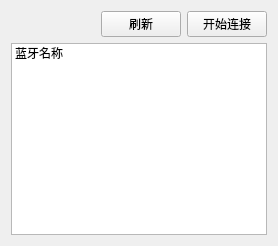
          <widget class="QWidget" name="tab_8">
           <attribute name="title">
            <string>蓝牙</string>
           </attribute>
           <layout class="QVBoxLayout" name="verticalLayout_18">
            <item>
             <layout class="QHBoxLayout" name="horizontalLayout_28">
              <item>
               <spacer name="horizontalSpacer_7">
                <property name="orientation">
                 <enum>Qt::Horizontal</enum>
                </property>
                <property name="sizeHint" stdset="0">
                 <size>
                  <width>40</width>
                  <height>20</height>
                 </size>
                </property>
               </spacer>
              </item>
              <item>
               <widget class="PrimaryPushButton" name="select_bluetooth_pushButton">
                <property name="text">
                 <string>刷新</string>
                </property>
               </widget>
              </item>
              <item>
               <widget class="PrimaryPushButton" name="connect_bluetooth_pushButton">
                <property name="text">
                 <string>开始连接</string>
                </property>
               </widget>
              </item>
             </layout>
            </item>
            <item>
             <widget class="QListWidget" name="listWidget_bluetooth">
              <item>
               <property name="text">
                <string>蓝牙名称</string>
               </property>
              </item>
             </widget>
            </item>
           </layout>
          </widget>
